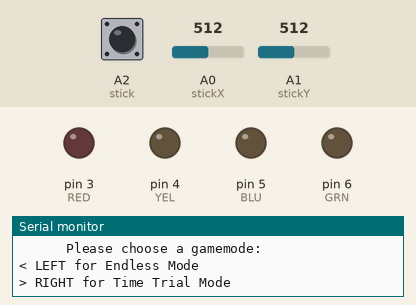
A sketch run on a simulated Arduino Uno, built with avr-gcc and run on an emulated ATmega328P. Shown: output pins drawn as LEDs (lit = HIGH), the last lines printed to the serial monitor. Dashed ring = blinking. The inputs (shaded band) are chosen by the test bench; at power-on: A0 (stickX) = 512, A1 (stickY) = 512, A2 (stick) HIGH. Random numbers use the default seed unless the sketch sets one.

Above: at 2.1 s.
2.2 s: A0 (stickX) set to 465
5.2 s: A0 (stickX) set to 434
8.2 s: A1 (stickY) set to 207
At 9.8 s:
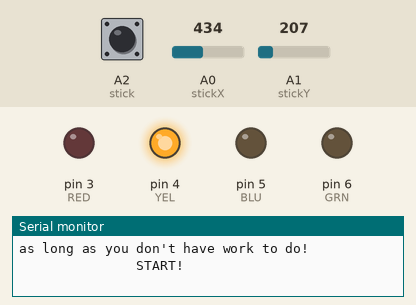
10.1 s: A1 (stickY) set to 187
At 10.58 s:
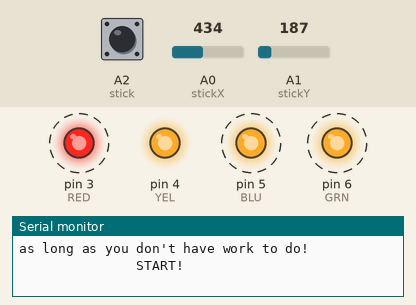
Timing chart, 0 to 13.1 s (numbered marks = the images above; inputs shaded):
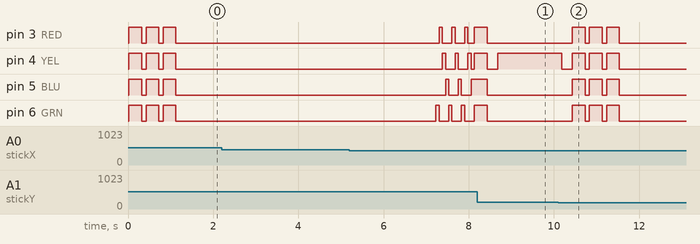

The sketch:

LightJoy.ino
```cpp
/*Kiernan Snider 4/06/21
This is the complete version of LightJoy, an imitation LED game!
In this game, try to imitate the LED directions correctly! Pick from two gamemodes, endless or time trial!

Function block breakdown:
  setup -     Set all the pinmodes and run the startUp function
  startUp -   Prints serial monitor info, flashes LEDs, resets all state values, and starts the clock.
  loop -      Contains two States: inputState 0 and 1.
                inputState 0 generates a random number between 1 and 4, corresponding to an LED. Gives control to inputState 1.
                inputState 1 continually reads the joystick output and runs the input() function.
  input -     Checks what direction is pushed, then verifies if the LED random number matches. Gives control to scoreCheck or gameOver.
  scoreCheck- Checks current score every time a correct input happens. Returns control back to inputState 0. Goes to winState 1 if 25 is reached and in time trial mode.
  gameOver -  Contains two States: winState 0 and 1.
                winState 0 happens automatically if an incorrect input happens. Tells current move and resets with startUp.
                winState 1 happens when score 25 is reached. Stops clock and computes your time. Resets with startUP.
  offLED -    sets all LEDs low
  onLED -     sets all LEDs high
  rotLED -    animates LEDs to spin around once very quickly
  blinkLED -  easy blinking function for startUp and gameOver
*/

#define RED 3
#define YEL 4
#define BLU 5
#define GRN 6

int   stickX = A0, stickY = A1, stick = A2;  // X, Y, press
bool  stickState, inputState = 0, winState = 0, gameState = 0;
int   r, score;
float x, y, startT, endT, elapsed;
float HS = 14.47;

void setup() {
  pinMode(stickX, INPUT);
  pinMode(stickY, INPUT);
  pinMode(stick, INPUT_PULLUP); //internal pull up resistor active

  pinMode(RED, OUTPUT);
  pinMode(YEL, OUTPUT);
  pinMode(BLU, OUTPUT);
  pinMode(GRN, OUTPUT);

  Serial.begin(9600);  //serial monitor output

  startUp();
}

void startUp(){
//game variable reset
  score=0;
  inputState=0;
  gameState=0;
  winState = 0;
  elapsed = 0;

// Game startup clear screen and text prompts
  for(int i=0; i<16; i++){Serial.println(" ");}
  Serial.println("~~~~~~~LightJoy Complete v1.0~~~~~~~~");
  for(int i=0; i<3; i++){blinkLED();}
  Serial.println("      Please choose a gamemode:      ");
  Serial.println("< LEFT for Endless Mode");
  Serial.println("> RIGHT for Time Trial Mode");

// Initializing then reading joystick direction
  x = analogRead(stickX);
  y = analogRead(stickY);
  while(x > 450 && x < 600 ){
    delay(50);
    x = analogRead(stickX);
    y = analogRead(stickY);
  }

// Direction directions (hah)
  if(x > 600 ){
    gameState = 1;
    Serial.println("Get to 25 as fast as you can and beat the high score!");
  }
  else{
    Serial.println("Play for as long as you want...");
    Serial.println("as long as you don't have work to do!");
  }
  x = analogRead(stickX);
  y = analogRead(stickY);
  delay(2000);

// Game startup sequence
  for(int i=0; i<3; i++){rotLED();}
  blinkLED();
  Serial.println("               START!");
  Serial.println(" ");
  startT = millis();
}

void loop() {
// Random LED generator changes random seed every cycle
  if(inputState==0){
    delay(150);
    randomSeed(millis());
    r = random(1,5);

    if     (r==1){digitalWrite(GRN, HIGH);}
    else if(r==2){digitalWrite(RED, HIGH);}
    else if(r==3){digitalWrite(YEL, HIGH);}
    else if(r==4){digitalWrite(BLU, HIGH);}
    inputState=1;
  }

// Continual input check loop
  if(inputState==1){
    x = analogRead(stickX);
    y = analogRead(stickY);
    input();
    delay (100);
  }
}

void input(){
  if(y>=922){
    digitalWrite(GRN, HIGH);
    if(r==1){
      score++; offLED();scoreCheck();inputState=0;
    }
    else{gameOver();}
  }

  else if(x>=922){
    digitalWrite(RED, HIGH);
    if(r==2){
      score++; offLED();scoreCheck();inputState=0;
    }
    else{gameOver();}
  }

  else if(y<=200){
    digitalWrite(YEL, HIGH);
    if(r==3){
      score++; offLED();scoreCheck();inputState=0;
    }
    else{gameOver();}
  }

  else if(x<=200){
    digitalWrite(BLU, HIGH);
    if(r==4){
      score++; offLED();scoreCheck();inputState=0;
    }
    else{gameOver();}
  }
}

void scoreCheck(){
  if(score==10){Serial.println("That's 10, do it again!");}
  if (score==25 && gameState == 1){
    endT = millis();
    elapsed = (endT - startT)/1000.0;
    winState = 1;
    gameOver();
  }
  if(score==25 && gameState == 0){Serial.println("25, feelin alive!");}
  if(score==50){Serial.println("You're at 50, that's pretty nifty!");}
  if(score==100){Serial.println("A hund'erd, I was beginning to wonder!");}
  if(score==200){Serial.println("You should get back to work now.");}
}

void gameOver(){
// YOU LOST!
  if (winState == 0){
    for(int i=0; i<3; i++){blinkLED();}

    Serial.println(" ");
    Serial.print("You missed at move number ");
    Serial.print(score);
    Serial.print(". ");
  }

// YOU WON!
  if (winState == 1){
  // LED Win Animation
    blinkLED();
    for(int i=0; i<3; i++){rotLED();}

  //Time calculation and prompt
    Serial.println(" ");
    Serial.println("That's 25, time up! Here is your time:");
    delay(2000);
    Serial.print(elapsed, 4);
    Serial.println(" seconds.");

  //High score check
    if (elapsed <= 13.07){Serial.println("You actually beat my personal best!! You may update the code with your time.");}
    else if (elapsed <= HS){Serial.println("A HIGH SCORE! Congratulations!");}
    else{Serial.print("Thanks for playing! ");}
  }

//Input to play again
  Serial.println("Press the stick in to play again!");
  stickState = digitalRead(stick);
  while(stickState == 1){
    delay(50);
    stickState = digitalRead(stick);
  }
  startUp();
}

// All f'ns below are types of LED animations
void offLED(){
  digitalWrite(GRN, LOW);
  digitalWrite(RED, LOW);
  digitalWrite(BLU, LOW);
  digitalWrite(YEL, LOW);
}

void onLED(){
  digitalWrite(GRN, HIGH);
  digitalWrite(RED, HIGH);
  digitalWrite(BLU, HIGH);
  digitalWrite(YEL, HIGH);
}

void rotLED(){
  digitalWrite(GRN, HIGH);
  delay (75);
  digitalWrite(GRN, LOW);
  digitalWrite(RED, HIGH);
  delay (75);
  digitalWrite(RED, LOW);
  digitalWrite(YEL, HIGH);
  delay (75);
  digitalWrite(YEL, LOW);
  digitalWrite(BLU, HIGH);
  delay (75);
  digitalWrite(BLU, LOW);
}

void blinkLED(){
    onLED();
    delay (300);
    offLED();
    delay (100);
}
```

Measured:
- the behaviour switches between 201 and 200 on A1 (stickY) (found by bisection; images 1 and 2)
- after the input at 2.2 s, every drawn part: stays the same
- after the input at 5.2 s, pin 3 (RED): LOW → HIGH after 2.1 s, then repeats every 0.30 s: LOW 0.23 s, HIGH 0.08 s; pin 4 (YEL): LOW → HIGH after 2.2 s, then repeats every 0.30 s: LOW 0.23 s, HIGH 0.08 s
- after the input at 10.1 s, pin 3 (RED), pin 5 (BLU), pin 6 (GRN): alternates HIGH for 0.30 s and LOW for 0.10 s, 6 changes in all, then stays LOW, starting after 0.33 s; pin 4 (YEL): HIGH → LOW after 0.08 s, then repeats every 0.40 s: HIGH 0.30 s, LOW 0.10 s, until it stays LOW from 11.5 s
